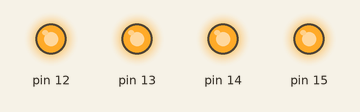
Simulated run of this sketch. Board: Arduino Uno, built with avr-gcc and run on an emulated ATmega328P. On the bench: output pins drawn as LEDs (lit = HIGH).

Above: at 0.5 s.
At 3.5 s:
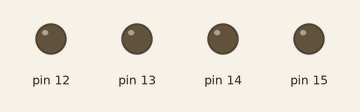
Timing chart, 0 to 4.6 s (numbered marks = the images above):
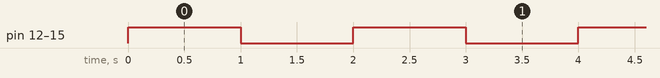

The sketch:

first.ino
```cpp
void setup() {
  int i;
for(i=12;i<16;i++)
pinMode(i,OUTPUT);   //5


}

void loop() {
  int i;
for(i=12;i<16;i++)

 digitalWrite(i,HIGH);
delay(1000);

for(i=12;i<16;i++)
digitalWrite(i,LOW);
delay(1000);

}
```

Measured:
- by itself, pin 12–15: alternates HIGH for 1.0 s and LOW for 1.0 s
